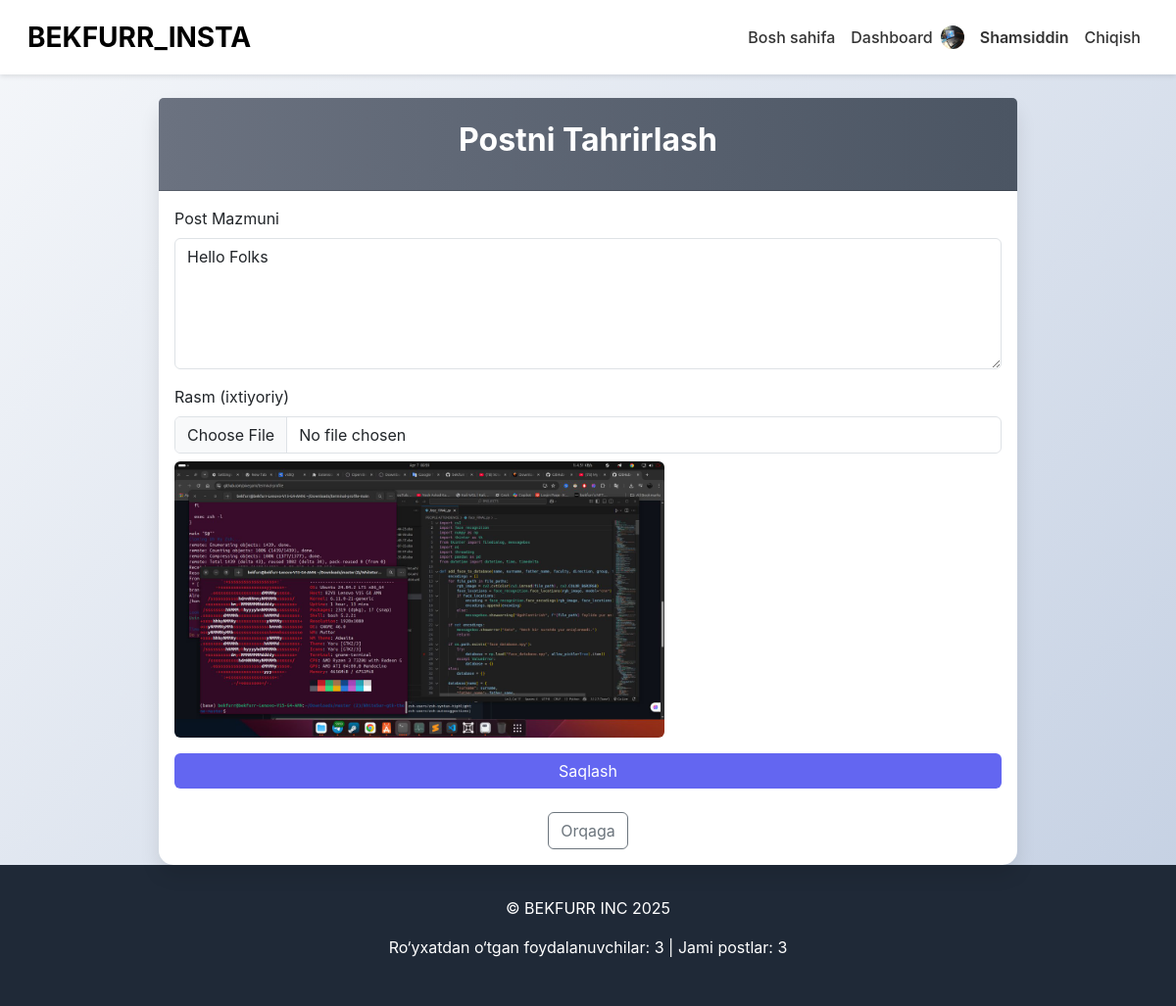
The app's page /edit-post/2/ (signed in) with its own data.
### face_auth/models.py (models this page shows, shortened)
class FaceProfile(models.Model):
    user = models.OneToOneField(User, on_delete=models.CASCADE)
    face_encoding = models.BinaryField(null=True, blank=True)
    avatar = models.ImageField(upload_to='avatars/', null=True, blank=True)
    created_at = models.DateTimeField(auto_now_add=True)
    updated_at = models.DateTimeField(auto_now=True)

class Post(models.Model):
    user = models.ForeignKey(User, on_delete=models.CASCADE)
    content = models.TextField()
    image = models.ImageField(upload_to='posts/', null=True, blank=True)
    views = models.PositiveIntegerField(default=0)  # Ko‘rishlar soni
    created_at = models.DateTimeField(auto_now_add=True)
    updated_at = models.DateTimeField(auto_now=True)

### face_auth/views.py (the view, shortened to what this page needs)
# urls.py: path('edit-post/<int:post_id>/', views.edit_post, name='edit_post'),
@login_required
def edit_post(request, post_id):
    post = get_object_or_404(Post, id=post_id, user=request.user)
    return render(request, 'edit_post.html', {'post': post})

### face_auth/context_processors.py (called while the page is built)
def site_stats(request):
    return {
        'total_users': User.objects.count(),
        'total_posts': Post.objects.count(),
    }

### templates/edit_post.html (shortened to what this page needs)
{% extends 'base.html' %}
{% block content %}
<div class="card">
    <div class="card-header">
        <h2 class="text-center fs-2 fw-bold">Postni Tahrirlash</h2>
    </div>
    <div class="card-body">
        <form method="post" enctype="multipart/form-data">
            <div class="mb-3">
                <label for="content" class="form-label">Post Mazmuni</label>
                <textarea class="form-control rounded" id="content" name="content" rows="5" required>{{ post.content }}</textarea>
            </div>
            <div class="mb-3">
                <label for="image" class="form-label">Rasm (ixtiyoriy)</label>
                <input type="file" class="form-control rounded" id="image" name="image" accept="image/*">
                {% if post.image %}
                    <img src="{{ post.image.url }}" alt="Current Image" class="img-fluid rounded mt-2" style="max-width: 500px;">
                {% endif %}
            </div>
            <div class="d-grid gap-2">
                <button type="submit" class="btn btn-primary rounded">Saqlash</button>
            </div>
        </form>
        <div class="mt-4 text-center">
            <a href="{% url 'dashboard' %}" class="btn btn-outline-secondary rounded">Orqaga</a>
        </div>
    </div>
</div>
{% endblock %}

### templates/base.html (shortened to what this page needs)
<!DOCTYPE html>
<html lang="en">
<head>
    {% load static %}
    <link href="https://cdn.jsdelivr.net/npm/bootstrap@5.3.0/dist/css/bootstrap.min.css" rel="stylesheet">
    <link href="{% static 'css/custom.css' %}" rel="stylesheet">
</head>
<body>
    <nav class="navbar navbar-expand-lg navbar-light sticky-top">
        <div class="container-fluid">
            <a class="navbar-brand fw-bold fs-3" href="{% url 'home' %}">BEKFURR_INSTA</a>
            <div class="collapse navbar-collapse" id="navbarNav">
                <ul class="navbar-nav ms-auto align-items-center">
                    <li class="nav-item">
                        <a class="nav-link" href="{% url 'home' %}">Bosh sahifa</a>
                    </li>
                    {% if user.is_authenticated %}
                        <li class="nav-item">
                            <a class="nav-link" href="{% url 'dashboard' %}">Dashboard</a>
                        </li>
                        <li class="nav-item d-flex align-items-center">
                            {% if user.faceprofile.avatar %}
                                <img src="{{ user.faceprofile.avatar.url }}" alt="Avatar" class="rounded-circle me-2" width="30" height="30">
                            {% else %}
                                <span class="rounded-circle me-2 user-icon">👤</span>
                            {% endif %}
                            <span class="nav-link fw-semibold">{{ user.username }}</span>
                        </li>
                        <li class="nav-item">
                            <a class="nav-link" href="{% url 'logout' %}">Chiqish</a>
                        </li>
                    {% endif %}
                </ul>
            </div>
        </div>
    </nav>
    <div class="container mt-4">
        {% block content %}{% endblock %}
    </div>
    <footer>
        <p>© BEKFURR INC 2025</p>
        <p>Ro‘yxatdan o‘tgan foydalanuvchilar: {{ total_users }} | Jami postlar: {{ total_posts }}</p>
    </footer>
</body>
</html>

### static/css/custom.css (style rules this page uses)
body { background: linear-gradient(135deg, #f5f7fa 0%, #c3cfe2 100%); font-family: 'Inter', sans-serif; min-height: 100vh; display: flex; flex-direction: column; }
.container { max-width: 900px; }
.card { border: none; border-radius: 15px; box-shadow: 0 10px 20px rgba(0, 0, 0, 0.1); background: white; }
.card-header { background: linear-gradient(to right, #6b7280, #4b5563); color: white; border-radius: 15px 15px 0 0; padding: 1.5rem; }
.navbar { background: white; box-shadow: 0 2px 5px rgba(0, 0, 0, 0.1); padding: 0.75rem 1rem; }
.navbar-brand { font-size: 1.5rem; }
.nav-link { font-weight: 500; color: #333; }
.user-icon, .navbar img.rounded-circle { width: 24px; height: 24px; display: inline-flex; justify-content: center; align-items: center; background: #e5e7eb; border-radius: 50%; font-size: 0.9rem; }
.btn-primary { background: #6366f1; border: none; transition: transform 0.2s; }
footer { margin-top: auto; background: #1f2937; color: white; padding: 2rem; text-align: center; }

### records on screen
Post: content "Hello Folks", image (picture)

### other values on screen
{{ user.username }} "Shamsiddin"
{{ total_users }} "3"
{{ total_posts }} "3"
